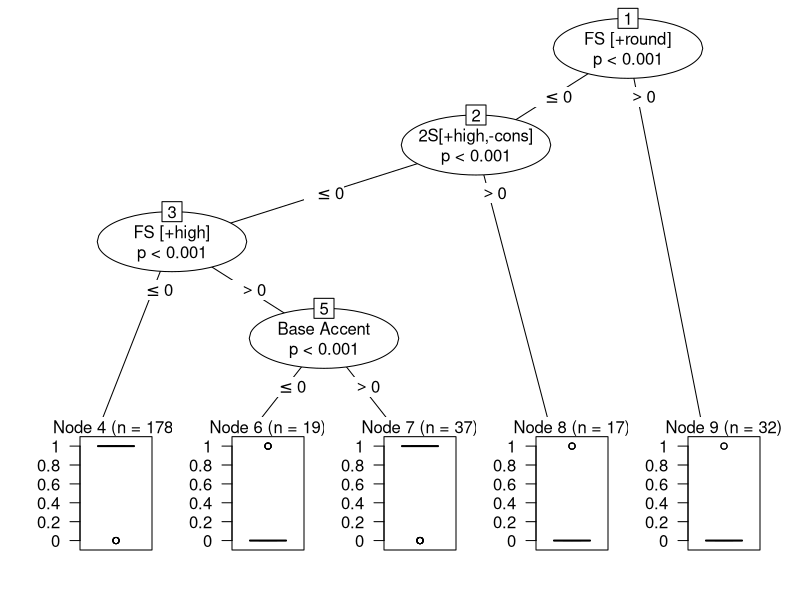

Reproduce this figure in R. (Note: this script raises an error after producing the figure.)

# Predicting -mant- and -vant-


setwd("/Users/rpsandell/Desktop/Research Projects/WeCIEC27") # Navigate to directory
mant.vant.table <- read.table("RVMantVant.txt", header=T, sep="\t") # Read in tab-separated values data
library(party) # load party package for conditional inference regression trees
colnames(mant.vant.table) <- c("IsVant", "Form", "Base Syllables", "Base Accent", "FS [-consonantal]", "FS [+high]", "FS [+long]", "FS [+round]", "FS [+coronal]", "FS [+anterior]", "FS [+back]", "FS [+continuant]", "FS [+nasal]", "FS [+sonorant]", "2S [+cor,-ant,-son,-cont]", "2S[+high,-cons]")
# Set the column names to more readable values

vant.tree <- ctree(IsVant ~ ., data= mant.vant.table[, -c(2)]) # Train the tree, ignoring the 2nd column that has the names of the forms
plot(vant.tree) # display the image of the CIR tree

treepredicts <- predict(vant.tree) # get predictions

# Set predicted probabilities of -vant- less than 0.5 to 0
for(i in 1:length(treepredicts)){
  if(treepredicts[i] < 0.5){
    treepredicts[i] = 0
  }
}

# Set predicted probabilities of -vant- greater than 0.5 to 1
for(i in 1:length(treepredicts)){
  if(treepredicts[i] > 0.5){
    treepredicts[i] = 1
  }
}

num.Correct.Tree = 0
length(treepredicts)
length(mant.vant.table$IsVant)

# Get number of correct predictions
for(i in 1:283){
  if(treepredicts[i] == mant.vant.table$IsVant[i]){
    num.Correct.Tree = num.Correct.Tree + 1
  }
}

# Accuracy 
num.Correct.Tree/283 
mant.vant.table <- cbind(mant.vant.table, treepredicts)


# Recall on -mant- forms
tree.mant.recall <- length(which((mant.vant.table[,1] == 0) & (mant.vant.table[,17] == 0))) / (length(which((mant.vant.table[,1] == 0) & (mant.vant.table[,17] == 0))) + length(which((mant.vant.table[,1] == 0) & (mant.vant.table[,17] == 1))))
# Precision on -mant- forms
tree.mant.precision <- length(which((mant.vant.table[,1] == 0) & (mant.vant.table[,17] == 0))) / (length(which((mant.vant.table[,1] == 0) & (mant.vant.table[,17] == 0))) + length(which((mant.vant.table[,1] == 1) & (mant.vant.table[,17] == 0))))

# Recall on -vant- forms
tree.vant.recall <- length(which((mant.vant.table[,1] == 1) & (mant.vant.table[,17] == 1))) / (length(which((mant.vant.table[,1] == 1) & (mant.vant.table[,17] == 1))) + length(which((mant.vant.table[,1] == 1) & (mant.vant.table[,17] == 0))))
# Precision on -vant- forms
tree.vant.precision <- length(which((mant.vant.table[,1] == 1) & (mant.vant.table[,17] == 1))) / (length(which((mant.vant.table[,1] == 1) & (mant.vant.table[,17] == 1))) + length(which((mant.vant.table[,1] == 0) & (mant.vant.table[,17] == 1))))

tree.precision.recall.frame <- data.frame(Precision = c(tree.mant.precision, tree.vant.precision), Recall= c(tree.mant.recall, tree.vant.recall), row.names = c("-mant-", "-vant-"))
print(tree.precision.recall.frame)

#Logistic Regression Model
library(arm) # load arm package for bayesglm function
mant.vant.table <- read.table("RVMantVant.txt", header=T, sep="\t") # read in a clean version of the data
vant.glm <- step(bayesglm(IsVant ~ ., data= mant.vant.table[-c(2)])) # Use step() function called on bayesglm() to do step-wise regression on AIC
summary(vant.glm) # display summary results of the model

glmpredicts <- predict(vant.glm) # get predictions

# Set predicted probabilities of -vant- less than 0.5 to 0
for(i in 1:length(glmpredicts)){
  if(glmpredicts[i] < 0.5){
    glmpredicts[i] = 0
  }
}

# Set predicted probabilities of -vant- greater than 0.5 to 1
for(i in 1:length(glmpredicts)){
  if(glmpredicts[i] > 0.5){
    glmpredicts[i] = 1
  }
}


num.Correct.GLM <- 0

# Get number of correct predictions
for(i in 1:283){
  if(glmpredicts[i] == mant.vant.table[, 1][i]){
    num.Correct.GLM = num.Correct.Tree + 1
  }
}
# Accuracy
num.Correct.GLM/283
mant.vant.table <- cbind(mant.vant.table, glmpredicts)

# Recall on -mant- forms
glm.mant.recall <- length(which((mant.vant.table[,1] == 0) & (mant.vant.table[,18] == 0))) / (length(which((mant.vant.table[,1] == 0) & (mant.vant.table[,18] == 0))) + length(which((mant.vant.table[,1] == 0) & (mant.vant.table[,18] == 1))))
# Precision on -mant- forms
glm.mant.precision <- length(which((mant.vant.table[,1] == 0) & (mant.vant.table[,18] == 0))) / (length(which((mant.vant.table[,1] == 0) & (mant.vant.table[,18] == 0))) + length(which((mant.vant.table[,1] == 1) & (mant.vant.table[,18] == 0))))

# Recall on -vant- forms
glm.vant.recall <- length(which((mant.vant.table[,1] == 1) & (mant.vant.table[,18] == 1))) / (length(which((mant.vant.table[,1] == 1) & (mant.vant.table[,18] == 1))) + length(which((mant.vant.table[,1] == 1) & (mant.vant.table[,18] == 0))))
# Precision on -vant- forms
glm.vant.precision <- length(which((mant.vant.table[,1] == 1) & (mant.vant.table[,18] == 1))) / (length(which((mant.vant.table[,1] == 1) & (mant.vant.table[,18] == 1))) + length(which((mant.vant.table[,1] == 0) & (mant.vant.table[,18] == 1))))

glm.precision.recall.frame <- data.frame(Precision = c(glm.mant.precision, glm.vant.precision), Recall= c(glm.mant.recall, glm.vant.recall), row.names = c("-mant-", "-vant-"))
print(glm.precision.recall.frame)


# Testing Arnold's Emendations of śaktīvant-
# 11-syllable śaktīvantaḥ
saktivantah.11 <- c(0,0,0,0,1,0,0,0)
HLHh.11 <- c(55,44,0,2,174,24,1,707)
HHHh.11 <- c(69,3,0,1,5,1,0,4)
sakti.HLHh.11 <- matrix(c(saktivantah.11, HLHh.11), nrow=2, byrow=T)
sakti.HHHh.11 <- matrix(c(saktivantah.11, HHHh.11), nrow=2, byrow=T)

fisher.test(sakti.HLHh.11)
fisher.test(sakti.HHHh.11)

# 12-syllable śaktīvaḥ
saktivah.12 <- c(1, 0,0,0,0,0,0,0,0,0)
HLh.12 <- c(23,90,40,1, 171, 73, 1, 315, 0, 854)
HHh.12 <- c(118,36,157,0,16,7,7,3,0,0)

sakti.HLh.12 <- matrix(c(saktivah.12, HLh.12), nrow=2, byrow=T)
sakti.HHh.12 <- matrix(c(saktivah.12, HHh.12), nrow=2, byrow=T)

fisher.test(sakti.HLh.12)
fisher.test(sakti.HHh.12)
